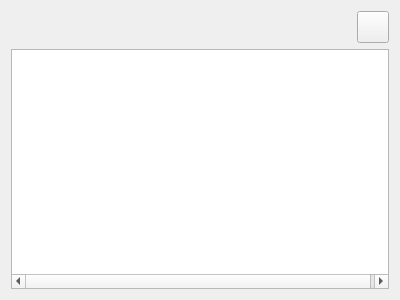
<?xml version="1.0" encoding="UTF-8"?>
<ui version="4.0">
 <class>DagViewForm</class>
 <widget class="QWidget" name="DagViewForm">
  <property name="geometry">
   <rect>
    <x>0</x>
    <y>0</y>
    <width>400</width>
    <height>300</height>
   </rect>
  </property>
  <property name="windowTitle">
   <string>Form</string>
  </property>
  <layout class="QVBoxLayout" name="verticalLayout_2">
   <item>
    <layout class="QVBoxLayout" name="verticalLayout">
     <item>
      <layout class="QHBoxLayout" name="horizontalLayout">
       <item>
        <widget class="QLabel" name="dagPath">
         <property name="text">
          <string/>
         </property>
         <property name="textInteractionFlags">
          <set>Qt::LinksAccessibleByMouse|Qt::TextSelectableByMouse</set>
         </property>
        </widget>
       </item>
       <item>
        <widget class="QToolButton" name="dagControlButton">
         <property name="minimumSize">
          <size>
           <width>32</width>
           <height>32</height>
          </size>
         </property>
         <property name="text">
          <string/>
         </property>
         <property name="icon">
          <iconset resource="../galacteek.qrc">
           <normaloff>:/share/icons/ipld.png</normaloff>:/share/icons/ipld.png</iconset>
         </property>
         <property name="iconSize">
          <size>
           <width>24</width>
           <height>24</height>
          </size>
         </property>
         <property name="popupMode">
          <enum>QToolButton::InstantPopup</enum>
         </property>
        </widget>
       </item>
      </layout>
     </item>
     <item>
      <widget class="QTreeWidget" name="dagTree">
       <property name="columnCount">
        <number>2</number>
       </property>
       <attribute name="headerVisible">
        <bool>false</bool>
       </attribute>
       <attribute name="headerDefaultSectionSize">
        <number>200</number>
       </attribute>
       <attribute name="headerMinimumSectionSize">
        <number>180</number>
       </attribute>
       <attribute name="headerStretchLastSection">
        <bool>false</bool>
       </attribute>
       <column>
        <property name="text">
         <string notr="true">1</string>
        </property>
       </column>
       <column>
        <property name="text">
         <string notr="true">2</string>
        </property>
       </column>
      </widget>
     </item>
    </layout>
   </item>
  </layout>
 </widget>
 <resources>
  <include location="../galacteek.qrc"/>
 </resources>
 <connections/>
</ui>
